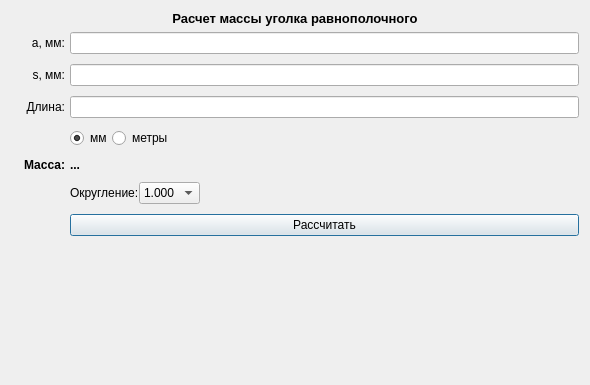
<?xml version="1.0" encoding="UTF-8"?>
<ui version="4.0">
 <class>Form</class>
 <widget class="QWidget" name="Form">
  <property name="geometry">
   <rect>
    <x>0</x>
    <y>0</y>
    <width>590</width>
    <height>385</height>
   </rect>
  </property>
  <property name="windowTitle">
   <string>Form</string>
  </property>
  <layout class="QGridLayout" name="gridLayout">
   <item row="0" column="0" colspan="2">
    <widget class="QLabel" name="label">
     <property name="enabled">
      <bool>true</bool>
     </property>
     <property name="font">
      <font>
       <pointsize>10</pointsize>
       <weight>75</weight>
       <bold>true</bold>
      </font>
     </property>
     <property name="layoutDirection">
      <enum>Qt::LeftToRight</enum>
     </property>
     <property name="text">
      <string>Расчет массы уголка равнополочного</string>
     </property>
     <property name="alignment">
      <set>Qt::AlignCenter</set>
     </property>
    </widget>
   </item>
   <item row="2" column="0">
    <widget class="QLabel" name="Images">
     <property name="text">
      <string/>
     </property>
     <property name="pixmap">
      <pixmap>../../../Python/engineer_helper_appqt/data/images/corner.png</pixmap>
     </property>
    </widget>
   </item>
   <item row="2" column="1" rowspan="2">
    <layout class="QGridLayout" name="gridLayout_2">
     <property name="leftMargin">
      <number>0</number>
     </property>
     <property name="rightMargin">
      <number>0</number>
     </property>
     <property name="horizontalSpacing">
      <number>5</number>
     </property>
     <property name="verticalSpacing">
      <number>10</number>
     </property>
     <item row="4" column="1">
      <layout class="QHBoxLayout" name="horizontalLayout">
       <item>
        <widget class="QRadioButton" name="radio_millimeters">
         <property name="tabletTracking">
          <bool>false</bool>
         </property>
         <property name="text">
          <string>мм</string>
         </property>
         <property name="checkable">
          <bool>true</bool>
         </property>
         <property name="checked">
          <bool>true</bool>
         </property>
         <property name="autoRepeat">
          <bool>false</bool>
         </property>
        </widget>
       </item>
       <item>
        <widget class="QRadioButton" name="radio_meters">
         <property name="text">
          <string>метры</string>
         </property>
        </widget>
       </item>
       <item>
        <spacer name="horizontalSpacer">
         <property name="orientation">
          <enum>Qt::Horizontal</enum>
         </property>
         <property name="sizeHint" stdset="0">
          <size>
           <width>40</width>
           <height>20</height>
          </size>
         </property>
        </spacer>
       </item>
      </layout>
     </item>
     <item row="6" column="1">
      <layout class="QHBoxLayout" name="horizontalLayout_2">
       <item>
        <widget class="QLabel" name="label_6">
         <property name="text">
          <string>Округление:</string>
         </property>
        </widget>
       </item>
       <item>
        <widget class="QComboBox" name="selection_rounding">
         <item>
          <property name="text">
           <string>1.000</string>
          </property>
         </item>
         <item>
          <property name="text">
           <string>1.00</string>
          </property>
         </item>
         <item>
          <property name="text">
           <string>1.0</string>
          </property>
         </item>
         <item>
          <property name="text">
           <string>1</string>
          </property>
         </item>
        </widget>
       </item>
       <item>
        <spacer name="horizontalSpacer_2">
         <property name="orientation">
          <enum>Qt::Horizontal</enum>
         </property>
         <property name="sizeHint" stdset="0">
          <size>
           <width>20</width>
           <height>20</height>
          </size>
         </property>
        </spacer>
       </item>
      </layout>
     </item>
     <item row="5" column="1">
      <widget class="QLabel" name="result_field">
       <property name="font">
        <font>
         <pointsize>9</pointsize>
         <weight>75</weight>
         <bold>true</bold>
        </font>
       </property>
       <property name="text">
        <string>...</string>
       </property>
       <property name="textFormat">
        <enum>Qt::AutoText</enum>
       </property>
      </widget>
     </item>
     <item row="7" column="1">
      <widget class="QPushButton" name="button_calculate">
       <property name="text">
        <string>Рассчитать</string>
       </property>
       <property name="autoDefault">
        <bool>true</bool>
       </property>
       <property name="default">
        <bool>true</bool>
       </property>
      </widget>
     </item>
     <item row="0" column="0">
      <widget class="QLabel" name="label_2">
       <property name="text">
        <string>а, мм:</string>
       </property>
       <property name="alignment">
        <set>Qt::AlignRight|Qt::AlignTrailing|Qt::AlignVCenter</set>
       </property>
      </widget>
     </item>
     <item row="1" column="0">
      <widget class="QLabel" name="label_3">
       <property name="text">
        <string>s, мм:</string>
       </property>
       <property name="alignment">
        <set>Qt::AlignRight|Qt::AlignTrailing|Qt::AlignVCenter</set>
       </property>
      </widget>
     </item>
     <item row="2" column="0">
      <widget class="QLabel" name="label_4">
       <property name="text">
        <string>Длина:</string>
       </property>
       <property name="alignment">
        <set>Qt::AlignRight|Qt::AlignTrailing|Qt::AlignVCenter</set>
       </property>
      </widget>
     </item>
     <item row="5" column="0">
      <widget class="QLabel" name="label_5">
       <property name="font">
        <font>
         <pointsize>9</pointsize>
         <weight>75</weight>
         <bold>true</bold>
        </font>
       </property>
       <property name="text">
        <string>Масса:</string>
       </property>
       <property name="alignment">
        <set>Qt::AlignRight|Qt::AlignTrailing|Qt::AlignVCenter</set>
       </property>
      </widget>
     </item>
     <item row="0" column="1">
      <widget class="QLineEdit" name="input_field_a">
       <property name="tabletTracking">
        <bool>true</bool>
       </property>
       <property name="focusPolicy">
        <enum>Qt::StrongFocus</enum>
       </property>
      </widget>
     </item>
     <item row="1" column="1">
      <widget class="QLineEdit" name="input_field_s"/>
     </item>
     <item row="2" column="1">
      <widget class="QLineEdit" name="input_field_length"/>
     </item>
    </layout>
   </item>
   <item row="4" column="1">
    <spacer name="verticalSpacer">
     <property name="orientation">
      <enum>Qt::Vertical</enum>
     </property>
     <property name="sizeHint" stdset="0">
      <size>
       <width>20</width>
       <height>40</height>
      </size>
     </property>
    </spacer>
   </item>
  </layout>
 </widget>
 <tabstops>
  <tabstop>input_field_a</tabstop>
  <tabstop>input_field_s</tabstop>
  <tabstop>input_field_length</tabstop>
  <tabstop>radio_millimeters</tabstop>
  <tabstop>radio_meters</tabstop>
  <tabstop>selection_rounding</tabstop>
  <tabstop>button_calculate</tabstop>
 </tabstops>
 <resources/>
 <connections/>
</ui>
